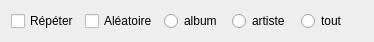
<?xml version="1.0" encoding="UTF-8"?>
<ui version="4.0">
 <class>ModeLecture</class>
 <widget class="QWidget" name="modeLecture">
  <property name="geometry">
   <rect>
    <x>0</x>
    <y>0</y>
    <width>374</width>
    <height>42</height>
   </rect>
  </property>
  <property name="windowTitle">
   <string>Form</string>
  </property>
  <layout class="QHBoxLayout" name="horizontalLayout">
   <item>
    <widget class="QCheckBox" name="repeat">
     <property name="text">
      <string>Répéter</string>
     </property>
    </widget>
   </item>
   <item>
    <widget class="QCheckBox" name="aleatoire">
     <property name="text">
      <string>Aléatoire</string>
     </property>
    </widget>
   </item>
   <item>
    <widget class="QRadioButton" name="aleatoireAlbum">
     <property name="text">
      <string>album</string>
     </property>
    </widget>
   </item>
   <item>
    <widget class="QRadioButton" name="aleatoireArtiste">
     <property name="text">
      <string>artiste</string>
     </property>
    </widget>
   </item>
   <item>
    <widget class="QRadioButton" name="aleatoireTout">
     <property name="text">
      <string>tout</string>
     </property>
    </widget>
   </item>
  </layout>
 </widget>
 <resources/>
 <connections/>
</ui>
